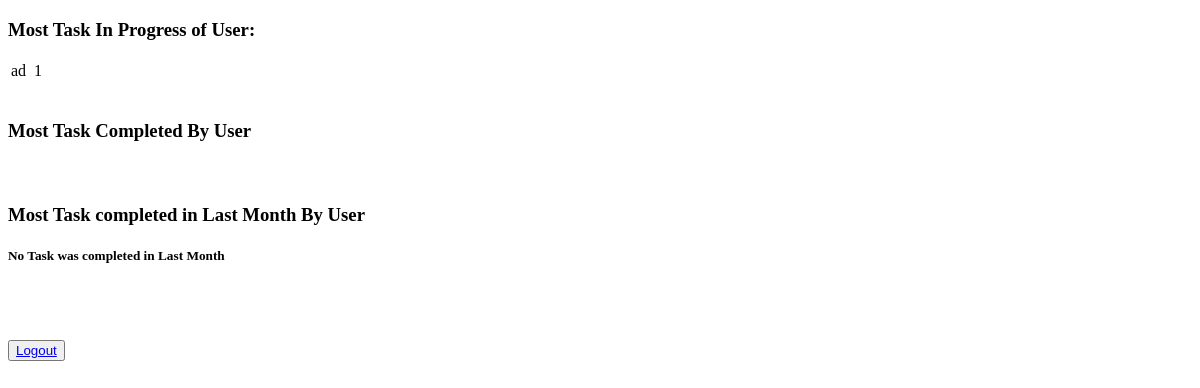
The page /todo/summary on the database as committed earlier.
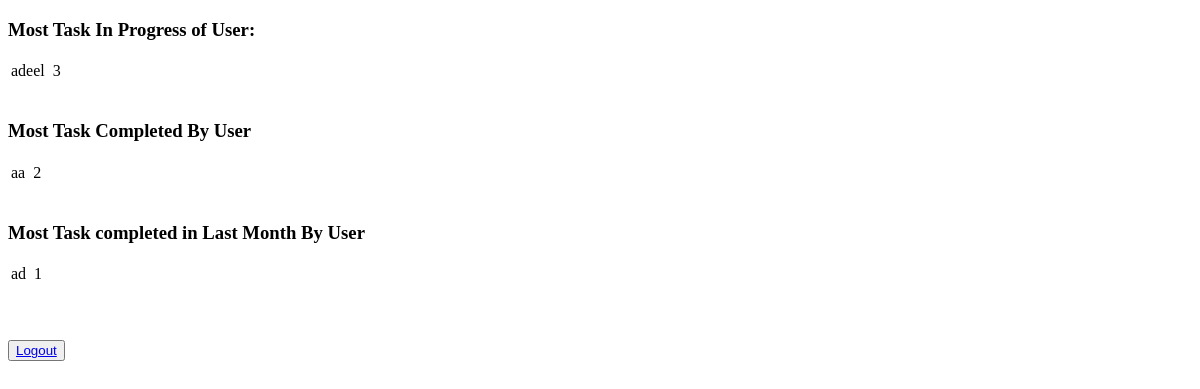
The same page on the database as committed later.
### todo/models.py (models this page shows)
class User(AbstractUser):
    joining_date = models.DateField(null= True)

### todo/views.py (the view)
# urls.py: url(r'summary', views.summary, name='summary'),
def summary(request):
    t = TaskManager()
    s_info = t.with_counts()
    context = {'summary': s_info}
    return render(request, 'todo/summary.html', context)

### todo/models.py (called while the page is built)
    def with_counts(self):
        comp_count = User.objects.filter(task__status='complete').annotate(count=Count('task')).order_by('-count')
        ipor_count = User.objects.filter(task__status='inprogress').annotate(count=Count('task')).order_by('-count')
        prev = date.today().replace(day=1) - timedelta(days=1)
        last_month_comp = User.objects.filter(task__status='complete', task__completion_date__month=prev.month) \
            .annotate(count=Count('task')).order_by('-count')
        s_info = {}
        s_info['inprogress'] = (ipor_count[0].username, ipor_count[0].count) if ipor_count else ()
        s_info['complete'] = (comp_count[0].username, comp_count[0].count) if comp_count else ()
        s_info['last_month_complete'] = (
        last_month_comp[0].username, last_month_comp[0].count) if last_month_comp else ()
        return s_info

### todo/templates/todo/summary.html (shortened to what this page needs)
<!DOCTYPE html>
<html lang="en">
<head>
</head>
<body>
<h3>Most Task In Progress of  User: </h3>
{%if summary.inprogress.1  == 0 %}
<h5>No Task was completed Yet</h5>
{% else %}
<table>
  <tr>
    <td>{{summary.inprogress.0}}</td>
       <td class="space"></td>
      <td>{{summary.inprogress.1}}</td>
</table>
{% endif %}
<br>
<h3>Most Task Completed By User</h3>
{%if summary.complete.1  == 0 %}
<h5>No Task was completed Yet</h5>
{% else %}
<table>
  <tr>
    <td>{{summary.complete.0}}</td>
       <td class="space"></td>
      <td>{{summary.complete.1}}</td>
</table>
{% endif %}
<br>
<h3>Most Task completed in Last Month By User </h3>
{%if not summary.last_month_complete.1 %}
<h5>No Task was completed in Last Month</h5>
{% else %}
<table>
  <tr>
    <td>{{summary.last_month_complete.0}}</td>
       <td class="space"></td>
      <td>{{summary.last_month_complete.1}}</td>
</table>
{% endif %}
<br><br><br>
 <button><a href="{% url 'logout' %}">Logout</a></button>
</body>
</html>

Rows that differ between the two databases and show on the page:
now on this page (row edited): User: inprogress.0 "adeel"
added User: complete.0 "aa"
changed User "ad": last_month_complete.0 (not shown) → "ad"
Other text that changed with them:
{{ summary.inprogress.1 }}: "1" → "3"
{{ summary.complete.1 }}: (not shown) → "2"
{{ summary.last_month_complete.1 }}: (not shown) → "1"
{{ summary.inprogress.0 }}: "ad" → "adeel"
text no longer shown: "No Task was completed in Last Month"
